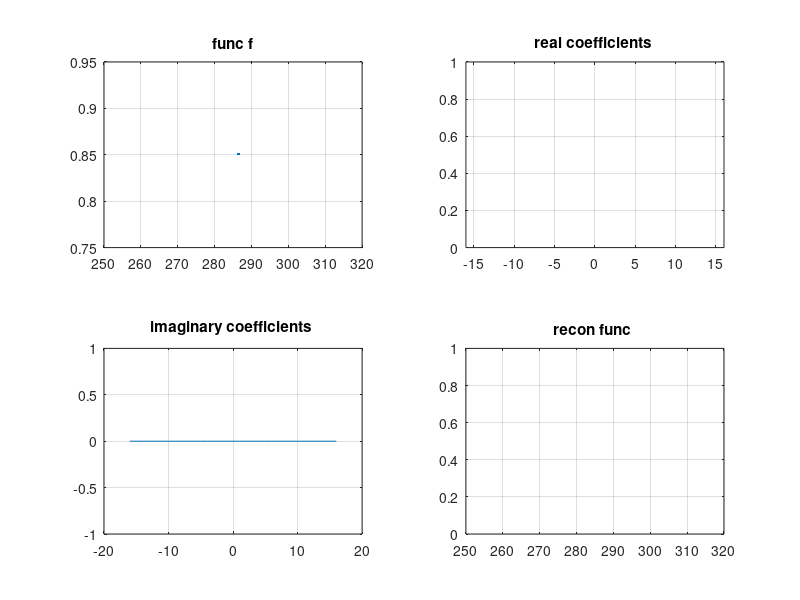

Reproduce this figure in MATLAB.
clc;
close all;

% Time period enteries
t1 = input("Enter from time: ");
t2 = input("Enter to time: ");

% Number of coefficients is set to 32(-16:1:16) you can change it if more are


% Time period
T = t2 - t1;

% Range of the function variable
k = (t1):0.001:(t2);

% Function
f = (3.*cos(k));

% ===========================================================================================================
% FOURIER SERIES COEFFICIENTS

Cn = zeros(1, 31); % Number of fourier series coefficients
C = 0; 
j = 1;
  for n = -16:1:16 % Number of coefficients
    c = zeros(1, length(k));
    for u = 1:1:length(k)
        c(u) = f(u)* exp( (-1i*2*pi*n*k(u)) / T );
    end
    C = (1/T) * trapz(k, c); % Using trapizoidal form of integration 
    Cn(j) = C;
    j = j+1;
  end
disp(Cn);
 

% ==========================================================================================================
% Using the fourier series coefficients fourier series can be written

S = zeros(1, length(k));
for h = 1:1:length(k)
    n = 1;
    Su = 0;
    for b = -16:1:16 % Number of coefficients
        Su = Su + (Cn(n)* exp( (1i*2*pi*b*k(h)) / T ));
        n = n+1;
    end
    S(h) = Su;
end


% ----------------------------------------------------------------------------------------------------------

% plotting function 
subplot(2,2,1);
plot(k*(180/pi),f);
title('func f');
grid on;

% plotting coefficients 
% real
v = -16:1:16; % Number of fourier series coefficients
subplot(2,2,2);
plot(v, real(Cn));
grid on;
xlim([-16, 16]);
title('real coefficients ');

%imaginary
v = -16:1:16; % Number of fourier series coefficients
subplot(2,2,3);
plot(v, imag(Cn));
grid on;
title('imaginary coefficients ');

% plotting reconstruction 
subplot(2,2,4);
plot(k*(180/pi),S);
title('recon func ');
grid on;
